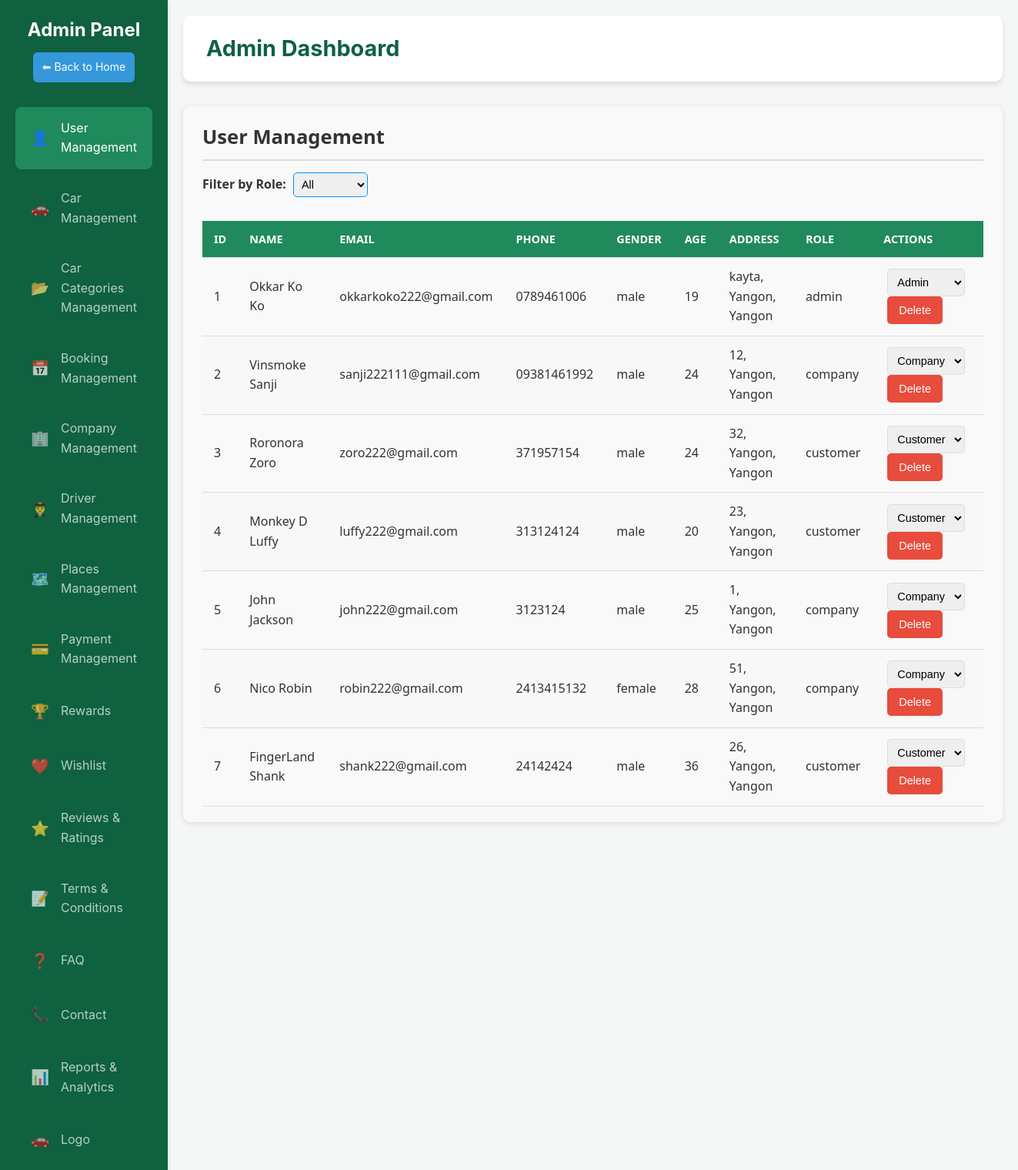
Page /admin_dashboard.php (signed in) on the committed database.
### tables this page shows
CREATE TABLE `users` (
  `id` int(11) NOT NULL,
  `name` varchar(100) NOT NULL,
  `email` varchar(100) NOT NULL,
  `password` varchar(255) NOT NULL,
  `phone` varchar(20) DEFAULT NULL,
  `address` text DEFAULT NULL,
  `latitude` decimal(10,8) DEFAULT NULL,
  `longitude` decimal(11,8) DEFAULT NULL,
  `gender` enum('male','female','other') DEFAULT NULL,
  `birthdate` date DEFAULT NULL,
  `profile_picture` varchar(255) DEFAULT NULL,
  `role` enum('customer','admin','company') DEFAULT 'customer',
  `created_at` timestamp NOT NULL DEFAULT current_timestamp(),
  `otp` varchar(6) DEFAULT NULL,
  `otp_expires_at` datetime DEFAULT NULL
);

### admin_dashboard.php (the view, shortened to what this page needs)
<?php
require_once 'dbconnect.php';
$users = $pdo->query("
    SELECT *,
    TIMESTAMPDIFF(YEAR, birthdate, CURDATE()) AS age
    FROM users
")->fetchAll(PDO::FETCH_ASSOC);
$roleFilter = isset($_GET['role_filter']) ? trim($_GET['role_filter']) : '';
if ($roleFilter !== '') {
    $stmt = $pdo->prepare("
        SELECT *,
        TIMESTAMPDIFF(YEAR, birthdate, CURDATE()) AS age
        FROM users
        WHERE role = :role
    ");
    $stmt->execute([':role' => $roleFilter]);
    $users = $stmt->fetchAll(PDO::FETCH_ASSOC);
} else {
    $stmt = $pdo->query("
        SELECT *,
        TIMESTAMPDIFF(YEAR, birthdate, CURDATE()) AS age
        FROM users
    ");
    $users = $stmt->fetchAll(PDO::FETCH_ASSOC);
}
?>
<!DOCTYPE html>
<html lang="en">
<head>
    <link rel="stylesheet" href="css/admin_dashboard.css">
</head>
<body>
    <div class="container">
        <aside class="sidebar" id="sidebar">
            <div class="sidebar-header">
                <h3>Admin Panel</h3>
                <a href="homepage.php" class="back-home-btn">⬅ Back to Home</a>
            </div>
            <nav class="sidebar-nav">
                <a href="#" data-section-id="usermanagement" class="nav-link active">
                    <span>👤</span> User Management
                </a>
                <a href="#" data-section-id="cars" class="nav-link">
                    <span>🚗</span> Car Management
                </a>
                <a href="#" data-section-id="car-categories" class="nav-link">
                    <span>📂</span> Car Categories Management
                </a>
                <a href="#" data-section-id="bookings" class="nav-link">
                    <span>📅</span> Booking Management
                </a>
                <a href="#" data-section-id="companies" class="nav-link">
                    <span>🏢</span> Company Management
                </a>
                <a href="#" data-section-id="drivers" class="nav-link">
                    <span>👨‍✈️</span> Driver Management
                </a>
                <a href="#" data-section-id="places" class="nav-link">
                    <span>🗺️</span> Places Management
                </a>
                <a href="#" data-section-id="payments" class="nav-link">
                    <span>💳</span> Payment Management
                </a>
                <a href="#" data-section-id="rewards" class="nav-link">
                    <span>🏆</span> Rewards
                </a>
                <a href="#" data-section-id="wishlist" class="nav-link">
                    <span>❤️</span> Wishlist
                </a>
                <a href="#" data-section-id="reviews" class="nav-link">
                    <span>⭐</span> Reviews & Ratings
                </a>
                <a href="#" data-section-id="terms-conditions" class="nav-link">
                    <span>📝</span> Terms & Conditions
                </a>
                <a href="#" data-section-id="faq" class="nav-link">
                    <span>❓</span> FAQ
                </a>
                <a href="#" data-section-id="contact" class="nav-link">
                    <span>📞</span> Contact
                </a>
                <a href="#" data-section-id="reports" class="nav-link">
                    <span>📊</span> Reports & Analytics
                </a>
                <a href="#" data-section-id="logo" class="nav-link">
                    <span>🚗</span> Logo
                </a>
            </nav>
        </aside>
        <main class="main-content">
            <header class="header">
                <h2>Admin Dashboard</h2>
            </header>
            <section id="usermanagement" class="section active">
                <h3>User Management</h3>
                <div class="filter-container">
                    <form method="get" action="">
                        <label for="role_filter">Filter by Role:</label>
                        <select name="role_filter" id="role_filter" onchange="this.form.submit()">
                            <option value="">All</option>
                        </select>
                    </form>
                </div>
                <div class="table-container">
                    <table>
                        <thead>
                            <tr>
                                <th>ID</th>
                                <th>Name</th>
                                <th>Email</th>
                                <th>Phone</th>
                                <th>Gender</th>
                                <th>Age</th>
                                <th>Address</th>
                                <th>Role</th>
                                <th>Actions</th>
                            </tr>
                        </thead>
                        <tbody>
                            <?php foreach ($users as $user): ?>
                                <tr>
                                    <td><?= htmlspecialchars($user['id']) ?></td>
                                    <td><?= htmlspecialchars($user['name']) ?></td>
                                    <td><?= htmlspecialchars($user['email']) ?></td>
                                    <td><?= htmlspecialchars($user['phone']) ?></td>
                                    <td><?= htmlspecialchars($user['gender']) ?></td>
                                    <td><?= htmlspecialchars($user['age']) ?></td>
                                    <td><?= htmlspecialchars($user['address']) ?></td>
                                    <td><?= htmlspecialchars($user['role']) ?></td>
                                    <td>
                                        <form method="post" class="action-form" action="user_process.php">
                                            <select name="role" onchange="this.form.submit()">
                                                <option value="customer" <?= $user['role'] === 'customer' ? 'selected' : '' ?>>Customer</option>
                                                <option value="admin" <?= $user['role'] === 'admin' ? 'selected' : '' ?>>Admin</option>
                                                <option value="company" <?= $user['role'] === 'company' ? 'selected' : '' ?>>Company</option>
                                            </select>
                                        </form>
                                        <form method="post" class="action-form" onsubmit="return confirm('Are you sure you want to delete this user?');" action="user_process.php">
                                            <button type="submit" name="delete_user" class="btn-delete">Delete</button>
                                        </form>
                                    </td>
                                </tr>
                            <?php endforeach; ?>
                        </tbody>
                    </table>
                </div>
            </section>
        </main>
    </div>
</body>
</html>

### css/admin_dashboard.css (style rules this page uses)
:root { --primary-color: #0f6140; --primary-light: #208a5c; --secondary-color: #f4f7f6; --text-color: #333; --white-color: #fff; --border-color: #ddd; --shadow: 0 4px 6px rgba(0, 0, 0, 0.1); }
* { box-sizing: border-box; margin: 0; padding: 0; }
body { font-family: -apple-system, BlinkMacSystemFont, "Segoe UI", Roboto, "Helvetica Neue", Arial, sans-serif; background-color: var(--secondary-color); color: var(--text-color); line-height: 1.6; }
.container { display: flex; min-height: 100vh; }
.sidebar { width: 250px; background-color: var(--primary-color); color: var(--white-color); padding: 20px; box-shadow: var(--shadow); transition: transform 0.3s ease-in-out; transform: translateX(0); }
.sidebar-header { margin-bottom: 2rem; text-align: center; }
.sidebar-header h3 { font-size: 1.5rem; }
.sidebar-nav .nav-link { display: flex; align-items: center; padding: 15px 20px; color: rgba(255, 255, 255, 0.7); text-decoration: none; font-size: 1rem; border-radius: 8px; transition: background-color 0.3s, color 0.3s; margin-bottom: 10px; }
.sidebar-nav .nav-link span { margin-right: 15px; font-size: 1.2rem; }
.sidebar-nav .nav-link:hover, .sidebar-nav .nav-link.active { background-color: var(--primary-light); color: var(--white-color); }
.main-content { flex-grow: 1; padding: 20px; }
.header { display: flex; align-items: center; background-color: var(--white-color); padding: 20px 30px; border-radius: 10px; box-shadow: var(--shadow); margin-bottom: 2rem; }
.header h2 { margin: 0; font-size: 1.8rem; color: var(--primary-color); }
.section { display: none; background-color: var(--white-color); padding: 30px; border-radius: 10px; box-shadow: var(--shadow); margin-bottom: 2rem; }
.section.active { display: block; }
.section h3, h4 { color: var(--primary-color); margin-bottom: 1.5rem; border-bottom: 2px solid var(--primary-light); padding-bottom: 10px; }
.filter-container { margin-bottom: 15px; }
.filter-container label { font-weight: bold; margin-right: 5px; }
.filter-container select, .filter-container input[type="text"] { padding: 6px; margin-right: 10px; border: 1px solid rgb(0, 149, 255); border-radius: 5px; }
.table-container { overflow-x: auto; }
table { width: 100%; border-collapse: collapse; margin-top: 1rem; }
th, td { text-align: left; padding: 12px 15px; border-bottom: 1px solid var(--border-color); max-width: 300px; }
th { background-color: var(--primary-light); color: var(--white-color); text-transform: uppercase; font-size: 0.9rem; }
tr:nth-child(even) { background-color: #f8f8f8; }
.action-form { display: inline-block; margin: 0 5px; }
select, input[type="text"] { padding: 8px; border-radius: 5px; border: 1px solid var(--border-color); font-size: 0.9rem; transition: border-color 0.3s; }
.back-home-btn { display: inline-block; margin-top: 10px; padding: 8px 12px; background-color: #3498db; color: white; text-decoration: none; border-radius: 6px; font-size: 14px; transition: background-color 0.3s ease; }
button { cursor: pointer; border: none; padding: 10px 15px; border-radius: 5px; font-size: 0.9rem; color: var(--white-color); transition: background-color 0.3s, transform 0.1s; }
.btn-delete { background-color: #e74c3c; }
.section { background-color: #f9f9f9; padding: 20px 25px; margin-bottom: 30px; border-radius: 10px; box-shadow: 0 2px 8px rgba(0,0,0,0.1); font-family: 'Segoe UI', Tahoma, Geneva, Verdana, sans-serif; }
.section h3 { margin-bottom: 15px; font-size: 1.6rem; color: #333; border-bottom: 2px solid #ddd; padding-bottom: 8px; }

### rows in the picture
users: id "1", name "Okkar Ko Ko", email "okkarkoko222@gmail.com", phone "0789461006", gender "male", age "19", address "kayta, Yangon, Yangon", role "admin", role "Admin"
users: id "2", name "Vinsmoke Sanji", email "sanji222111@gmail.com", phone "09381461992", gender "male", age "24", address "12, Yangon, Yangon", role "company", role "Company"
users: id "3", name "Roronora Zoro", email "zoro222@gmail.com", phone "371957154", gender "male", age "24", address "32, Yangon, Yangon", role "customer", role "Customer"
users: id "4", name "Monkey D Luffy", email "luffy222@gmail.com", phone "313124124", gender "male", age "20", address "23, Yangon, Yangon", role "customer", role "Customer"
users: id "5", name "John Jackson", email "john222@gmail.com", phone "3123124", gender "male", age "25", address "1, Yangon, Yangon", role "company", role "Company"
users: id "6", name "Nico Robin", email "robin222@gmail.com", phone "2413415132", gender "female", age "28", address "51, Yangon, Yangon", role "company", role "Company"
users: id "7", name "FingerLand Shank", email "shank222@gmail.com", phone "24142424", gender "male", age "36", address "26, Yangon, Yangon", role "customer", role "Customer"
